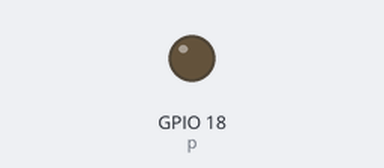
Recording of a program running on a simulated Raspberry Pi (BCM pin numbers). On the bench: output pins drawn as LEDs (lit = HIGH).

Above: at 0.05 s.
At 0.95 s:
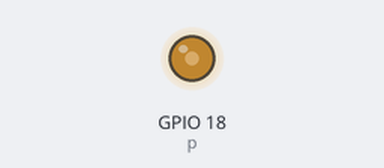
At 1.9 s:
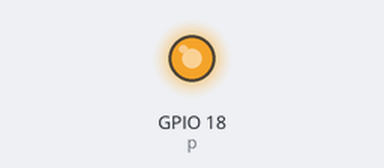
At 3.8 s:
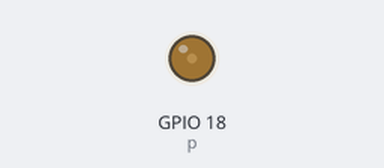
Timing chart, 0 to 5.5 s (numbered marks = the images above):
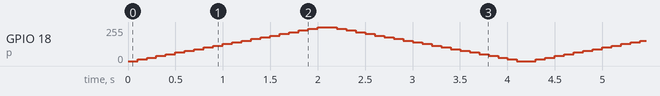

The program:

led_PWM.py
```python
#led_PWM.py
import time
import RPi.GPIO as GPIO
# General Purpose Input Output
# 핀을 입력과 출력으로 사용할 수 있게하는 모듈
GPIO.setmode(GPIO.BCM)
# 핀 번호를 라즈베리파이 BCM 모드로 참조
GPIO.setup(18, GPIO.OUT)
# gpio18번 핀을 출력으로 사용

p=GPIO.PWM(18, 50)
# gpio 18번에 50hz 주파수 지정
# 펄스폭변조 -> 순수 아날로그 제어를 모방한 것.
# 0과 1 신호로 이루어져 있는 디지털 신호를 아날로그 같이 사용할 수 있다.
# 전원이 on되는 시간을 펄스 폭이라 하고, 펄스 폭을 조정함으로써 on과 off사이의 전압을 흉내낼 수 있다.

p.start(0)

try:
    while True:
        for dc in range(0, 101, 5):
            p.ChangeDutyCycle(dc)
            # 듀티 사이클 지정, 전체 주기에서 HIGH 상태가 차지하는 비율
            # 5씩 증가
            time.sleep(0.1)
        for dc in range(100, -1, -5):
            p.ChangeDutyCycle(dc)
            # 듀티 사이클 지정, 전체 주기에서 HIGH 상태가 차지하는 비율
            # -5씩 감소
            time.sleep(0.1)

except KeyboardInterrupt:
    pass

p.stop()
GPIO.cleanup()
```
